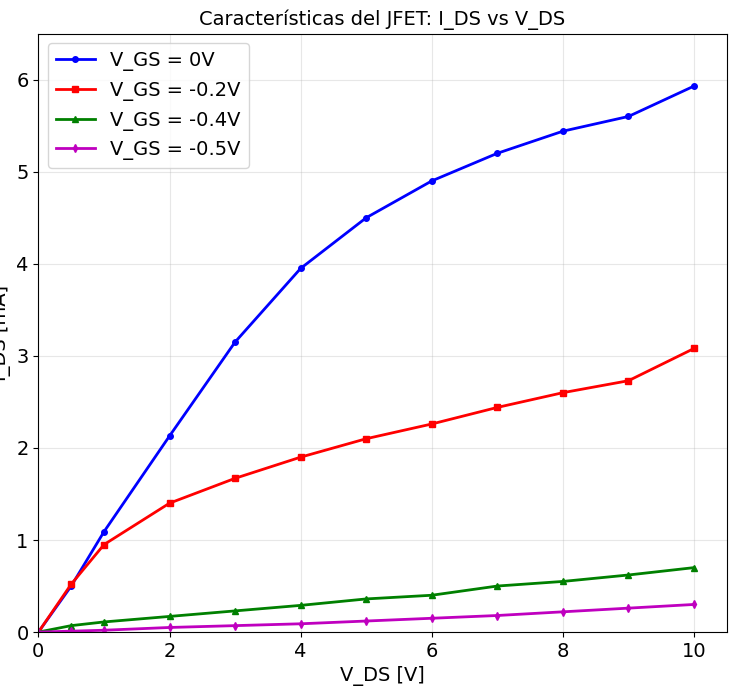

This chart was generated by the following Python code:
import matplotlib.pyplot as plt
import numpy as np

vDs = [0, 0.5, 1, 2, 3, 4, 5, 6, 7, 8, 9, 10]

iDs0V = [0, 0.5, 1.09, 2.13, 3.15, 3.95, 4.50, 4.9, 5.20, 5.44, 5.60, 5.93]
iDsNeg02V = [0, 0.52, 0.95, 1.40, 1.67, 1.9, 2.10, 2.26, 2.44, 2.6, 2.73, 3.08]
iDsNeg04V = [0, 0.07, 0.11, 0.17, 0.23, 0.29, 0.36, 0.4, 0.50, 0.55, 0.62, 0.7]
iDsNeg05V = [0, 0.01, 0.02, 0.05, 0.07, 0.09, 0.12, 0.15, 0.18, 0.22, 0.26, 0.3]

plt.figure(figsize=(12, 8))

plt.plot(vDs, iDs0V, 'b-o', linewidth=2, markersize=4, label='V_GS = 0V')
plt.plot(vDs, iDsNeg02V, 'r-s', linewidth=2, markersize=4, label='V_GS = -0.2V')
plt.plot(vDs, iDsNeg04V, 'g-^', linewidth=2, markersize=4, label='V_GS = -0.4V')
plt.plot(vDs, iDsNeg05V, 'm-d', linewidth=2, markersize=4, label='V_GS = -0.5V')

plt.xlabel('V_DS [V]', fontsize=14)
plt.ylabel('I_DS [mA]', fontsize=14)
plt.title('Características del JFET: I_DS vs V_DS', fontsize=14)
plt.grid(True, alpha=0.3)
plt.legend(fontsize=14)
plt.tick_params(axis='both', which='major', labelsize=14)

plt.xlim(0, 10.5)
plt.ylim(0, 6.5)

plt.tight_layout()
plt.show()
